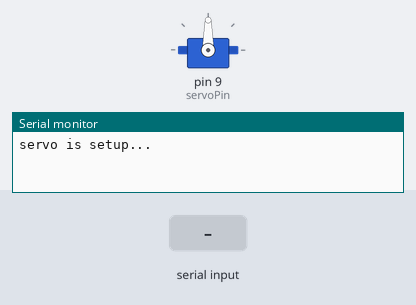
Bench run of a sketch on a simulated Arduino Uno, built with avr-gcc and run on an emulated ATmega328P. Parts: servo, the last lines printed to the serial monitor. Inputs (shaded band) come from the test bench.

Above: at 1.2 s.
1.3 s: "1" received over Serial
At 2.2 s:
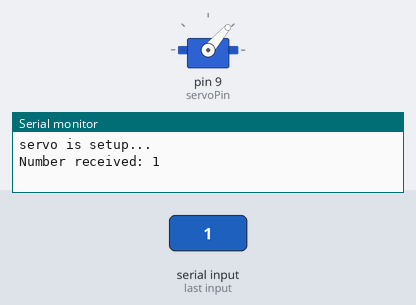
2.8 s: "0" received over Serial
At 3.3 s:
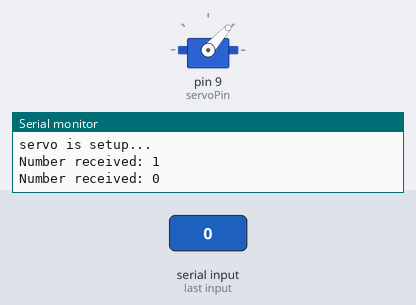
Timing chart, 0 to 5.8 s (numbered marks = the images above; inputs shaded):
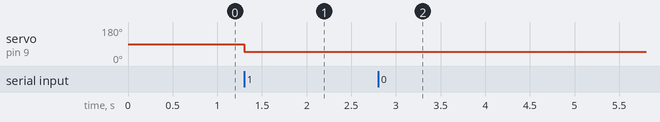

Measured:
- after the input at 1.3 s, servo on pin 9 (servoPin): 90° → 49° at once
- after the input at 2.8 s, servo on pin 9 (servoPin): 49° → 48° at once

The sketch:

pot-servo-2.ino
```cpp
#include <Servo.h>

char rx_byte = 0;
int potPin = 0; int servoPin = 9; Servo servo;

void setup() {
  // start the serial connection
  Serial.begin(9600);
  servo.attach(servoPin);
  Serial.println("servo is setup...");
}

void loop() {
  if (Serial.available() > 0) {
    rx_byte = Serial.read();

    if ((rx_byte >= '0') && (rx_byte <= '9')) {
      Serial.print("Number received: ");
      Serial.println(rx_byte);
      int angle = rx_byte;
      servo.write(angle);
      } else {

      Serial.println("Not a number");
    }
  }
}
```
